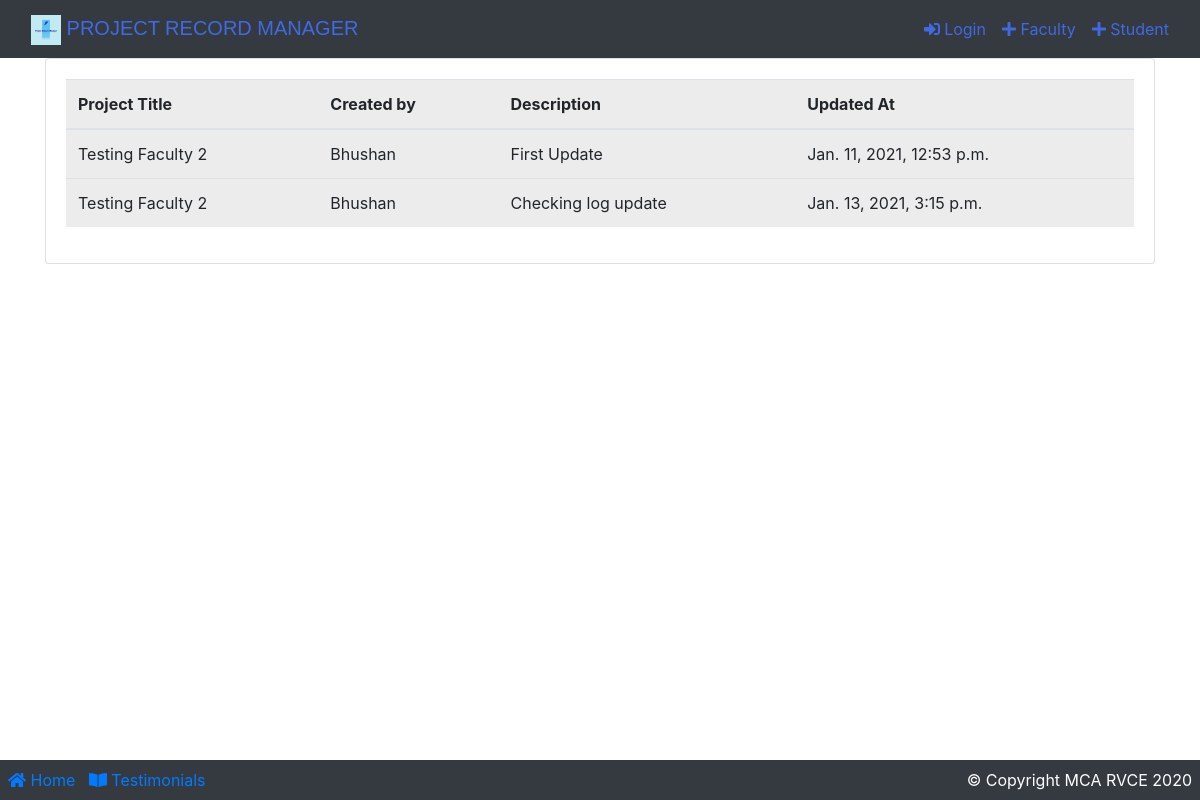
/facultyViewLogs/6, run on the app's committed database.
### app/models.py (models this page shows, shortened)
class Logs(models.Model):
    logs_by = models.CharField(max_length=100, default="logs")
    tid = models.ForeignKey(
        Team, on_delete=models.CASCADE, null=True)
    description = models.CharField(max_length=500, null=True)
    created_at = models.DateTimeField(auto_now_add=True)
    updated_at = models.DateTimeField(auto_now=True)
    def __str__(self):
        return str(self.logs_by)

class Team(models.Model):
    owner = models.CharField(max_length=555, unique=True)
    partner = models.OneToOneField(
        Student, on_delete=models.CASCADE, null=True, blank=True, unique=True)
    guide = models.ForeignKey(
        Faculty, on_delete=models.CASCADE, null=True, blank=True)
    title = models.CharField(max_length=555, null=True, unique=True)
    created_at = models.DateTimeField(auto_now_add=True)
    updated_at = models.DateTimeField(auto_now=True)
    class Meta:
        db_table = "team"

### app/views.py (the view)
# urls.py: path('facultyViewLogs/<int:teamId>', views.facultyViewLogs, name="facultyViewLogs"),
def facultyViewLogs(request, teamId):
    print("TeamId:", teamId)
    queryset = ""
    ret = ""
    try:
        queryset = Logs.objects.filter(tid=int(teamId))
        print(queryset)
        for data in queryset:
            print(data.description)
    except:
        ret = "No logs found"
        print(ret)
    return render(request, 'project/viewLogs.html', {'qs': queryset, "ret": ret})

### templates/project/viewLogs.html (shortened to what this page needs)
{% extends 'base.html' %}
{% load static %}
{% load crispy_forms_tags %}
{% block content %}
    <div class="container">
        <div class="card">
            <div class="card-body">
                {% if qs %}
                    <table class="table table-active">
                        <thead>
                        <tr>
                            <th>Project Title</th>
                            <th>Created by</th>
                            <th>Description</th>
                            <th>Updated At</th>
                        </tr>
                        </thead>
                        <tbody>
                        {% for data in qs %}
                            <tr>
                            <td>{{ data.tid.title }}</td>
                            <td>{{ data.logs_by }}</td>
                            <td>{{ data.description }}</td>
                            <td>{{ data.updated_at }}</td>
                            </tr>
                        {% endfor %}
                        </tbody>
                    </table>
                {% else %}
                    <h4 class="text-danger">{{ ret }}</h4>
                {% endif %}
            </div>
        </div>
    </div>
{% endblock %}

### data on the page
Logs: tid "Testing Faculty 2", logs_by "Bhushan", description "First Update", updated_at "Jan. 11, 2021, 12:53 p.m."
Logs: tid "Testing Faculty 2", logs_by "Bhushan", description "Checking log update", updated_at "Jan. 13, 2021, 3:15 p.m."
